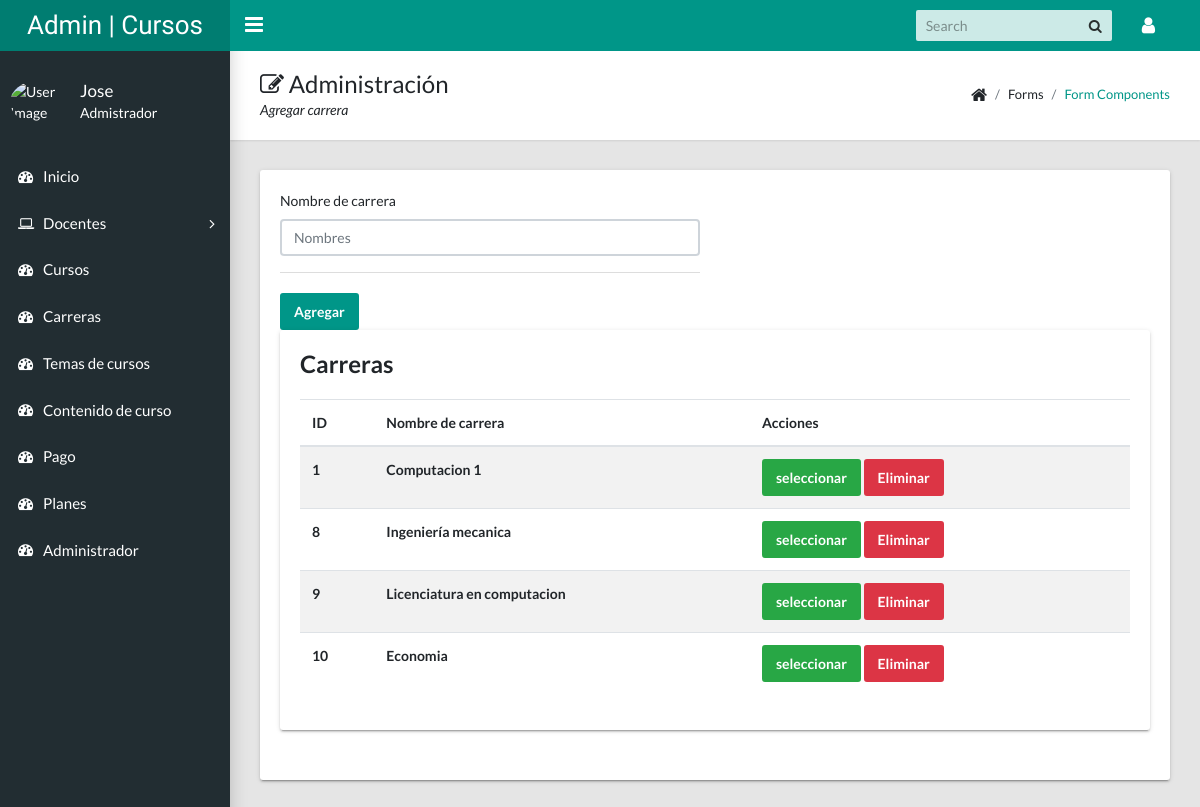
Page /admin/vistaCarrera.php (signed in) on the committed database.
### tables this page shows
CREATE TABLE `carrera` (
  `Id` int(11) NOT NULL,
  `Nombre` varchar(50) NOT NULL
);

### admin/modulos/carrera.php (called while the page is built, shortened)
<?php
include_once "../config/conexion.php";
$nombreCarrera = isset($_POST['nombreCurso']) ? $_POST['nombreCurso'] : "";
$sql = "SELECT * FROM carrera ORDER BY Id ASC";
$sentencia = $pdo->prepare($sql);
$sentencia->execute();
$resultado = $sentencia->fetchAll(PDO::FETCH_ASSOC);
?>

### admin/vistaCarrera.php (the view, shortened to what this page needs)
<?php include_once "templates/header.php";   ?>
<?php include_once "templates/sidebar.php";   ?>
<?php include_once "modulos/carrera.php";   ?>
<main class="app-content">
  <div class="app-title">
    <div>
      <h1><i class="fa fa-edit"></i> Administración</h1>
      <p>Agregar carrera</p>
    </div>
    <ul class="app-breadcrumb breadcrumb">
      <li class="breadcrumb-item"><i class="fa fa-home fa-lg"></i></li>
      <li class="breadcrumb-item">Forms</li>
      <li class="breadcrumb-item"><a href="#">Form Components</a></li>
    </ul>
  </div>
  <div class="row">
    <div class="col-md-12">
      <div class="tile">
        <div class="row">
          <div class="col-lg-6">
            <form action="" method="POST" enctype="multipart/form-data">
              <div class="form-group">
                <label for="Nombres">Nombre de carrera</label>
                <input name="nombreCurso" class="form-control" id="Nombres" type="text" placeholder="Nombres" value="<?php echo $nombreCarrera ?>">
              </div>
              <div class="tile-footer">
            <?php if (isset($_POST['seleccionar'])) { ?>
		        <input name="accion" value="Actualizar" class="btn btn-primary" type="submit">
            <?php }else{ ?>
            <input name="accion" value="Agregar" class="btn btn-primary" type="submit">
            <?php } ?>
		      </div>
            </form>
          </div>
        <div class="col-md-12">
          <div class="tile">
            <h3 class="tile-title">Carreras</h3>
            <div class="table-responsive">
              <table class="table table-striped">
                <thead>
                  <tr>
                    <th>ID</th>
                    <th>Nombre de carrera</th>
                    <th>Acciones</th>
                  </tr>
                </thead>
                <tbody>
                  	<?php foreach ($resultado as $data) : ?>
                  		<tr>
                  			<th><?php echo $data['Id'] ?></th>
                  			<th><?php echo $data['Nombre'] ?></th>
                  			<th>
                  				<form action="" method="POST" enctype="multipart/form-data">
                            <input class="btn btn-success" type="submit" name="seleccionar" value="seleccionar">
                          <button class="btn btn-danger" type="submit" name="accion" value="Eliminar">Eliminar</button>
                          </form>
                  			</th>
                  		</tr>
                  	<?php endforeach ?>
                </tbody>
              </table>
            </div>
          </div>
        </div>
      </div>
        </div>
      </div>
    </div>
</main>
<?php include_once "templates/footer.php"; ?>

### rows in the picture
carrera: Id "1", Nombre "Computacion 1"
carrera: Id "8", Nombre "Ingeniería mecanica"
carrera: Id "9", Nombre "Licenciatura en computacion"
carrera: Id "10", Nombre "Economia"

### other values in the picture
$_SESSION['adminPrincipal']['Nombres'] "Jose"
